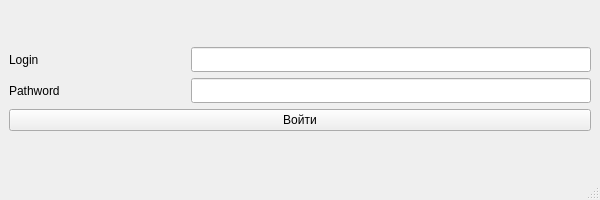
<?xml version="1.0" encoding="UTF-8"?>
<ui version="4.0">
 <class>MainWindow</class>
 <widget class="QMainWindow" name="MainWindow">
  <property name="geometry">
   <rect>
    <x>0</x>
    <y>0</y>
    <width>600</width>
    <height>200</height>
   </rect>
  </property>
  <property name="sizePolicy">
   <sizepolicy hsizetype="Fixed" vsizetype="Fixed">
    <horstretch>0</horstretch>
    <verstretch>0</verstretch>
   </sizepolicy>
  </property>
  <property name="minimumSize">
   <size>
    <width>600</width>
    <height>150</height>
   </size>
  </property>
  <property name="maximumSize">
   <size>
    <width>600</width>
    <height>200</height>
   </size>
  </property>
  <property name="windowTitle">
   <string>MainWindow</string>
  </property>
  <widget class="QWidget" name="centralwidget">
   <layout class="QVBoxLayout" name="verticalLayout_2">
    <item>
     <layout class="QVBoxLayout" name="verticalLayout">
      <item>
       <layout class="QHBoxLayout" name="horizontalLayout">
        <item>
         <widget class="QLabel" name="label">
          <property name="text">
           <string>Login</string>
          </property>
         </widget>
        </item>
        <item>
         <spacer name="horizontalSpacer">
          <property name="orientation">
           <enum>Qt::Orientation::Horizontal</enum>
          </property>
          <property name="sizeHint" stdset="0">
           <size>
            <width>40</width>
            <height>20</height>
           </size>
          </property>
         </spacer>
        </item>
        <item>
         <widget class="QLineEdit" name="lineEdit">
          <property name="sizePolicy">
           <sizepolicy hsizetype="Fixed" vsizetype="Fixed">
            <horstretch>0</horstretch>
            <verstretch>0</verstretch>
           </sizepolicy>
          </property>
          <property name="minimumSize">
           <size>
            <width>400</width>
            <height>25</height>
           </size>
          </property>
         </widget>
        </item>
       </layout>
      </item>
      <item>
       <layout class="QHBoxLayout" name="horizontalLayout_2">
        <item>
         <widget class="QLabel" name="label_2">
          <property name="text">
           <string>Pathword</string>
          </property>
         </widget>
        </item>
        <item>
         <spacer name="horizontalSpacer_2">
          <property name="orientation">
           <enum>Qt::Orientation::Horizontal</enum>
          </property>
          <property name="sizeType">
           <enum>QSizePolicy::Policy::Fixed</enum>
          </property>
          <property name="sizeHint" stdset="0">
           <size>
            <width>30</width>
            <height>20</height>
           </size>
          </property>
         </spacer>
        </item>
        <item>
         <widget class="QLineEdit" name="lineEdit_2">
          <property name="sizePolicy">
           <sizepolicy hsizetype="Fixed" vsizetype="Fixed">
            <horstretch>0</horstretch>
            <verstretch>0</verstretch>
           </sizepolicy>
          </property>
          <property name="minimumSize">
           <size>
            <width>400</width>
            <height>25</height>
           </size>
          </property>
         </widget>
        </item>
       </layout>
      </item>
      <item>
       <widget class="QPushButton" name="pushButton">
        <property name="text">
         <string>Войти</string>
        </property>
       </widget>
      </item>
     </layout>
    </item>
   </layout>
  </widget>
  <widget class="QMenuBar" name="menubar">
   <property name="geometry">
    <rect>
     <x>0</x>
     <y>0</y>
     <width>600</width>
     <height>22</height>
    </rect>
   </property>
  </widget>
  <widget class="QStatusBar" name="statusbar"/>
 </widget>
 <resources/>
 <connections/>
</ui>
